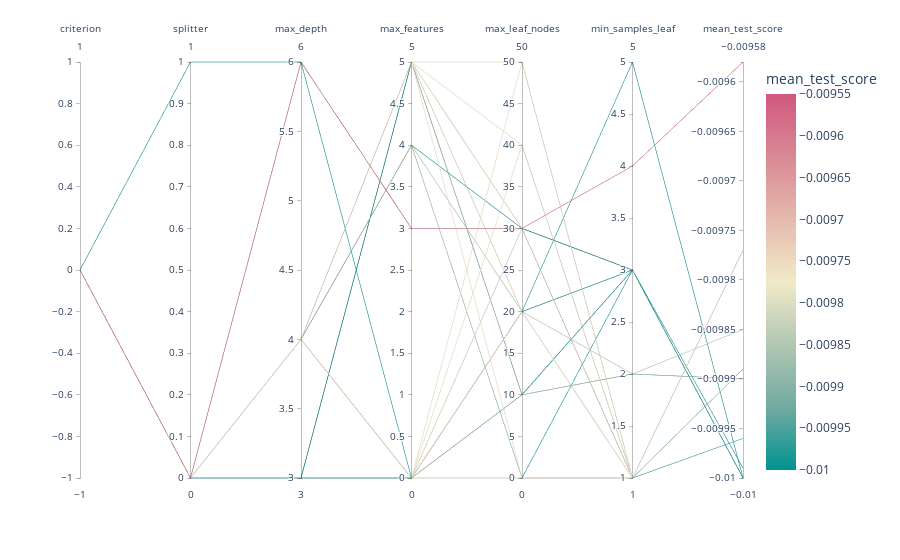

Notebook code cell kept with this figure:
### Code cell
fig = px.parallel_coordinates(results_df, color="mean_test_score",
                             color_continuous_scale=px.colors.diverging.Tealrose,
                             color_continuous_midpoint=2,
                             range_color=(-0.01, -0.00955))
fig.show()
print("Criterion:" + "\n" + "0 = Mean Squared Error" + "\n\n" + "Splitter: " + "\n" + "0 = Best or 1 = Random" + "\n\n" + "Max Features: "+ "\n" + "0 = auto" )

### Figure 1 — Plotly figure (JSON) as saved in the notebook; plotly's stock layout.template omitted (floating-point values rounded to 4 significant figures)
{"data": [{"dimensions": [{"label": "criterion", "values": [0, 0, 0, 0, 0, 0, 0, 0, 0, 0, 0, 0, 0, 0, 0, 0, 0, 0, 0, 0, 0, 0, 0, 0, 0]}, {"label": "splitter", "values": [0, 0, 0, 0, 0, 0, 0, 0, 0, 0, 0, 0, 0, 0, 0, 0, 0, 1, 0, 0, 0, 0, 0, 0, 0]}, {"label": "max_depth", "values": [6, 4, 4, 4, 4, 4, 4, 4, 4, 4, 4, 4, 4, 4, 4, 6, 4, 6, 3, 3, 3, 3, 3, 3, 3]}, {"label": "max_features", "values": [3, 5, 0, 0, 0, 0, 5, 5, 5, 5, 0, 4, 4, 5, 0, 3, 4, 0, 0, 5, 5, 0, 0, 5, 0]}, {"label": "max_leaf_nodes", "values": [30, 30, 0, 30, 40, 50, 0, 20, 40, 50, 20, 20, 0, 10, 10, 30, 30, 20, 10, 20, 30, 0, 30, 10, 20]}, {"label": "min_samples_leaf", "values": [4, 1, 1, 1, 1, 1, 1, 1, 1, 1, 1, 2, 1, 2, 2, 1, 3, 5, 3, 3, 3, 3, 3, 3, 3]}, {"label": "mean_test_score", "values": [-0.00958, -0.00977, -0.00977, -0.00977, -0.00977, -0.00977, -0.00977, -0.00977, -0.00977, -0.00977, -0.00977, -0.00985, -0.00989, -0.0099, -0.0099, -0.00996, -0.00999, -0.01, -0.01, -0.01, -0.01, -0.01, -0.01, -0.01, -0.01]}], "domain": {"x": [0, 1], "y": [0, 1]}, "line": {"color": [-0.00958, -0.00977, -0.00977, -0.00977, -0.00977, -0.00977, -0.00977, -0.00977, -0.00977, -0.00977, -0.00977, -0.00985, -0.00989, -0.0099, -0.0099, -0.00996, -0.00999, -0.01, -0.01, -0.01, -0.01, -0.01, -0.01, -0.01, -0.01], "coloraxis": "coloraxis"}, "name": "", "type": "parcoords"}], "layout": {"coloraxis": {"cmax": -0.00955, "cmid": 2, "cmin": -0.01, "colorbar": {"title": {"text": "mean_test_score"}}, "colorscale": [[0, "rgb(0, 147, 146)"], [0.1667, "rgb(114, 170, 161)"], [0.3333, "rgb(177, 199, 179)"], [0.5, "rgb(241, 234, 200)"], [0.6667, "rgb(229, 185, 173)"], [0.8333, "rgb(217, 137, 148)"], [1, "rgb(208, 88, 126)"]]}, "legend": {"tracegroupgap": 0}, "margin": {"t": 60}}}
